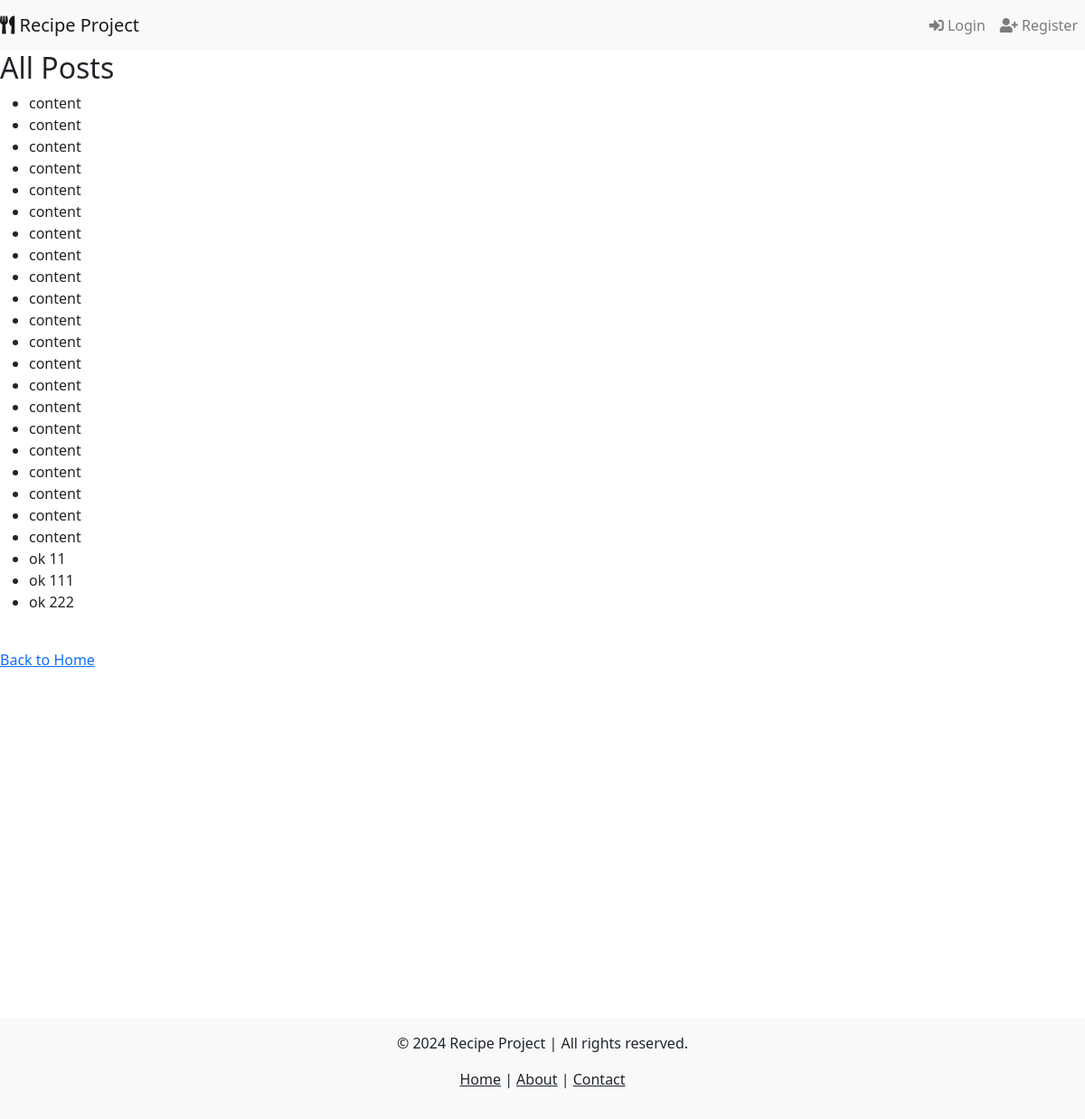
The page /posts/ on the database as committed earlier.
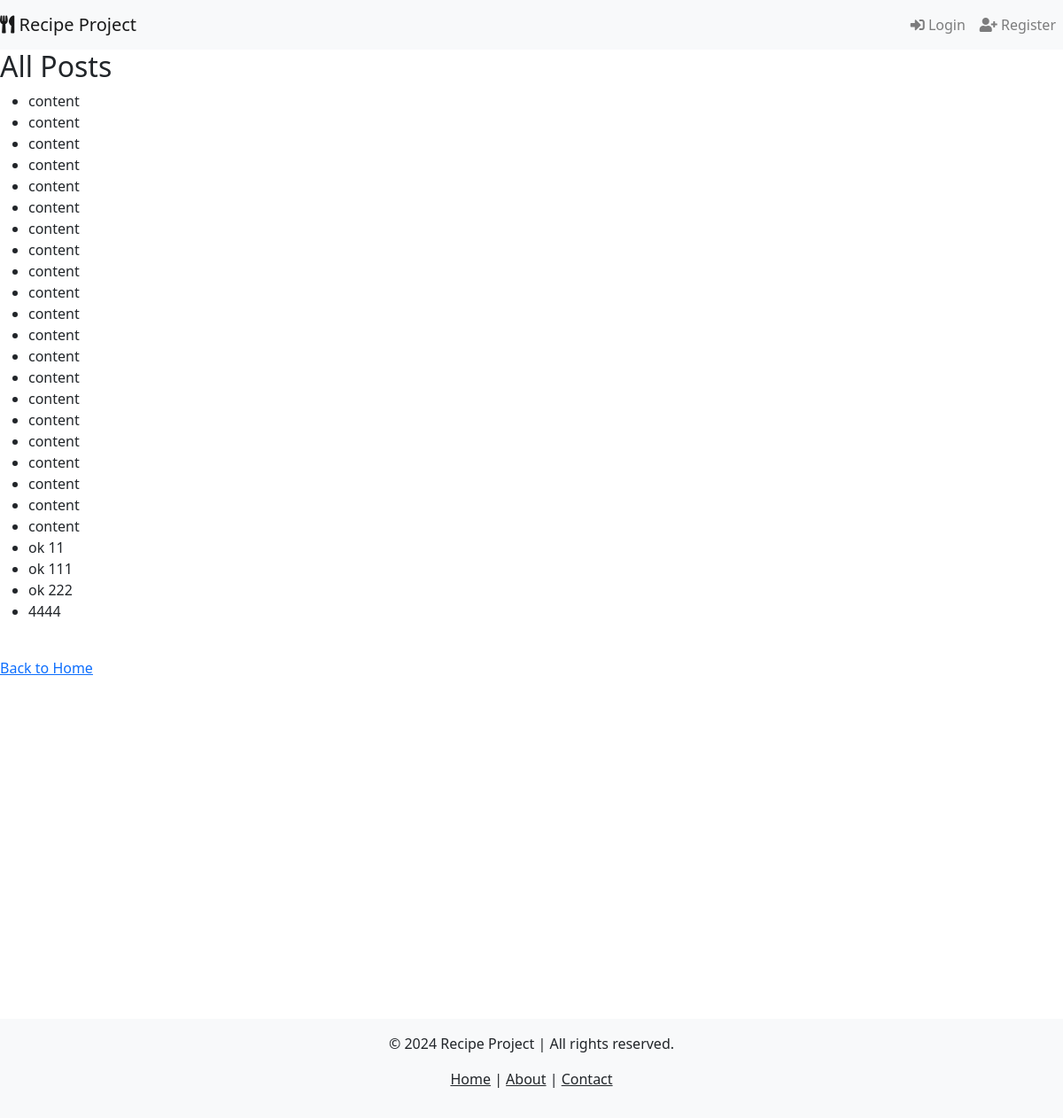
The same page on the database as committed later.
### recipe_app/models.py (models this page shows, shortened)
class Post(models.Model):
    user = models.ForeignKey(User, on_delete=models.CASCADE)
    recipe = models.ForeignKey(Recipe, on_delete=models.CASCADE)
    comment = models.TextField()
    created_at = models.DateTimeField(auto_now_add=True)

### recipe_app/views.py (the view)
# urls.py: path('posts/', views.PostListView.as_view(), name='post_list'),
class PostListView(ListView):
    model = Post
    template_name = 'post_list.html'
    context_object_name = 'posts'

### recipe_app/context_processors.py (called while the page is built)
def current_year(request):
    return {'current_year': datetime.now().year}

### templates/post_list.html
{% extends 'base.html' %}
{% block content %}
    <h2>All Posts</h2>
    <ul>
        {% for post in posts %}
            <li>{{ post.comment }}</li>
        {% endfor %}
    </ul>
    <br>
    <a href="{% url 'home' %}">Back to Home</a>
{% endblock %}

### templates/base.html (shortened to what this page needs)
<!DOCTYPE html>
<html lang="en">
<head>
    <link rel="stylesheet" href="https://stackpath.bootstrapcdn.com/bootstrap/4.5.0/css/bootstrap.min.css">
    <link rel="stylesheet" href="https://cdn.jsdelivr.net/npm/bootstrap@5.3.3/dist/css/bootstrap.min.css">
    <link rel="stylesheet" href="https://cdnjs.cloudflare.com/ajax/libs/font-awesome/5.15.4/css/all.min.css">
</head>
<body>
    <nav class="navbar navbar-expand-lg navbar-light bg-light">
        <a class="navbar-brand" href="{% url 'home' %}">
            <i class="fas fa-utensils"></i> Recipe Project
        </a>
        <div class="collapse navbar-collapse" id="navbarNav">
            <ul class="navbar-nav ml-auto">
                {% if user.is_authenticated %}
                    <li class="nav-item"><a class="nav-link" href="{% url 'profile' %}">
                        <i class="fas fa-user"></i> Profile</a></li>
                    <li class="nav-item"><a class="nav-link" href="{% url 'create_recipe' %}">
                        <i class="fas fa-plus-circle"></i> Create Recipe</a></li>
                    <li class="nav-item"><a class="nav-link" href="{% url 'create_post' %}">
                        <i class="fas fa-edit"></i>Create Post</a></li>
                    <li class="nav-item">
                        <form action="{% url 'logout' %}" method="post" style="display:inline;">
                            {% csrf_token %}
                            <button type="submit" class="btn btn-link nav-link">
                                <i class="fas fa-sign-out-alt"></i> Logout
                            </button>
                        </form>
                    </li>
                {% else %}
                    <li class="nav-item"><a class="nav-link" href="{% url 'login' %}">
                        <i class="fas fa-sign-in-alt"></i> Login</a></li>
                    <li class="nav-item"><a class="nav-link" href="{% url 'register' %}">
                        <i class="fas fa-user-plus"></i> Register</a></li>
                {% endif %}
            </ul>
        </div>
    </nav>
     <div class="sidebar">
            <div class="row">
                <div class="col-md-9">
                    {% block content %}
                    {% endblock %}
                </div>
            </div>
        </div>
</body>
<br>
<br>
<br>
<br>
<br>
<br>
<br>
<br>
<br>
<br>
<br>
<br>
<br>
<br>
<footer class="bg-light text-center py-3 mt-5">
    <p>&copy; {{ current_year }} Recipe Project | All rights reserved.</p>
    <p>
        <a href="{% url 'home' %}" class="text-dark">Home</a> |
        <a href="{% url 'about' %}" class="text-dark">About</a> |
        <a href="{% url 'contact' %}" class="text-dark">Contact</a>
    </p>
</footer>
</html>

Rows that differ between the two databases and show on the page:
added Post: comment "4444"
